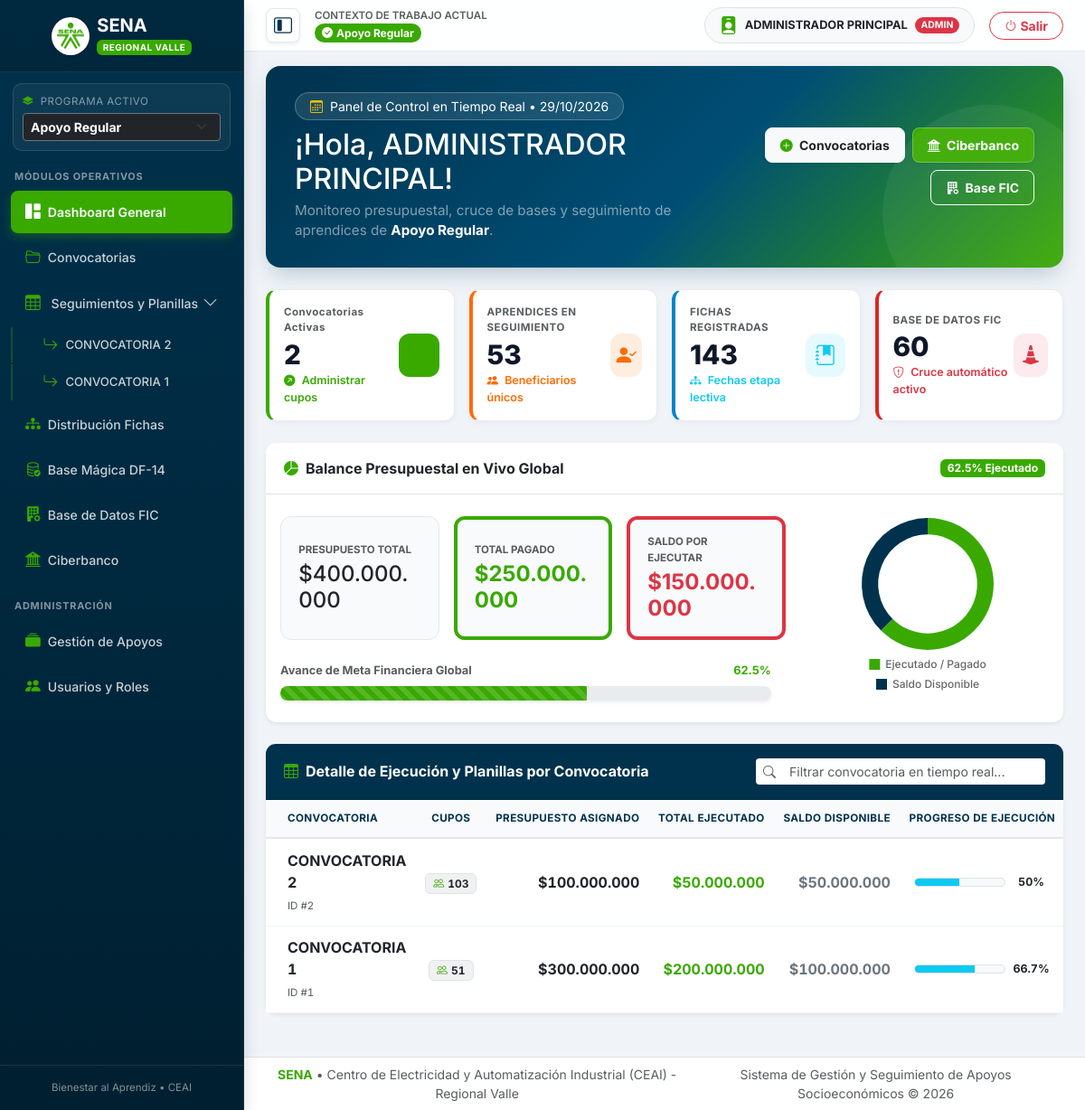
The app's page /index.php (signed in) with its own data.
### tables this page shows
CREATE TABLE `convocatorias` (
  `id` int(10) UNSIGNED NOT NULL,
  `apoyo_id` int(11) DEFAULT 1,
  `nombre` varchar(150) NOT NULL,
  `periodo` varchar(30) NOT NULL,
  `cupos` int(10) UNSIGNED NOT NULL DEFAULT 0,
  `presupuesto` decimal(15,2) NOT NULL DEFAULT 0.00,
  `created_at` timestamp NOT NULL DEFAULT current_timestamp()
);

CREATE TABLE `tipos_apoyo` (
  `id` int(11) NOT NULL,
  `nombre` varchar(150) NOT NULL,
  `descripcion` text DEFAULT NULL,
  `estado` enum('activo','inactivo') DEFAULT 'activo'
);

### index.php (the view, shortened to what the rows shown need)
<?php
require_once 'config/database.php';
require_once 'includes/header.php';
$apoyo_activo_id = $_SESSION['apoyo_activo_id'] ?? 1;
$stmtPresup = $pdo->prepare("SELECT SUM(presupuesto) FROM convocatorias WHERE apoyo_id = ?");
$stmtPresup->execute([$apoyo_activo_id]);
$presupuestoTotal = (float)($stmtPresup->fetchColumn() ?: 0);
$stmtEjec = $pdo->prepare("
    SELECT SUM(m.valor_pagado)
    FROM meses_seguimiento m
    INNER JOIN convocatorias c ON m.convocatoria_id = c.id
    WHERE c.apoyo_id = ?
");
$stmtEjec->execute([$apoyo_activo_id]);
$ejecucionTotal = (float)($stmtEjec->fetchColumn() ?: 0);
$saldoTotalDisponible = $presupuestoTotal - $ejecucionTotal;
$stmtFinanzas = $pdo->prepare("
    SELECT c.id, c.nombre, c.cupos, c.presupuesto,
           COALESCE(SUM(m.valor_pagado), 0) AS total_ejecutado
    FROM convocatorias c
    LEFT JOIN meses_seguimiento m ON c.id = m.convocatoria_id
    WHERE c.apoyo_id = ?
    GROUP BY c.id, c.nombre, c.cupos, c.presupuesto
    ORDER BY c.id DESC
");
$stmtFinanzas->execute([$apoyo_activo_id]);
$desgloseConvocatorias = $stmtFinanzas->fetchAll(PDO::FETCH_ASSOC);
?>
<div class="hero-dashboard mb-4">
    <div class="row align-items-center">
        <div class="col-lg-7">
            <h2 class="fw-extrabold mb-1">¡Hola, <?= htmlspecialchars($_SESSION['nombre']) ?>!</h2>
            <p class="mb-0 text-white-50" style="font-size: 0.95rem;">
                Monitoreo presupuestal, cruce de bases y seguimiento de aprendices de <strong class="text-white"><?= htmlspecialchars($nombre_apoyo_header ?? 'Apoyo Socioeconómico') ?></strong>.
            </p>
        </div>
    </div>
</div>
<div class="card bg-white mb-4 shadow-sm border-0">
    <div class="card-body p-0">
        <div class="table-responsive">
            <table class="table table-hover align-middle mb-0" id="tablaConvDashboard">
                <thead class="table-light">
                    <tr>
                        <th class="ps-4">Convocatoria</th>
                        <th class="text-center">Cupos</th>
                        <th class="text-end">Presupuesto Asignado</th>
                        <th class="text-end">Total Ejecutado</th>
                        <th class="text-end">Saldo Disponible</th>
                        <th class="text-center" style="width: 22%;">Progreso de Ejecución</th>
                    </tr>
                </thead>
                <tbody>
                    <?php foreach ($desgloseConvocatorias as $conv):
                        $presup_conv = (float)$conv['presupuesto'];
                        $ejec_conv = (float)$conv['total_ejecutado'];
                        $saldo_conv = $presup_conv - $ejec_conv;
                        $porc_conv = ($presup_conv > 0) ? min(100, round(($ejec_conv / $presup_conv) * 100, 1)) : 0;
                        $colorBarra = 'warning';
                        if ($porc_conv >= 90) $colorBarra = 'success';
                        elseif ($porc_conv >= 40) $colorBarra = 'info';
                    ?>
                    <tr class="fila-conv-dash">
                        <td class="ps-4">
                            <div class="fw-bold text-dark text-uppercase nombre-conv-item"><?= htmlspecialchars($conv['nombre']) ?></div>
                            <span class="text-muted" style="font-size: 0.72rem;">ID #<?= $conv['id'] ?></span>
                        </td>
                        <td class="text-center">
                            <span class="badge bg-secondary bg-opacity-10 text-dark border px-2 py-1 fw-bold">
                                <i class="bi bi-people me-1 text-success"></i><?= $conv['cupos'] ?>
                            </span>
                        </td>
                        <td class="text-end fw-bold text-dark">
                            <?= $presup_conv > 0 ? '$'.number_format($presup_conv, 0, ',', '.') : '<span class="badge bg-warning text-dark">Sin asignar</span>' ?>
                        </td>
                        <td class="text-end fw-bold text-success">
                            $<?= number_format($ejec_conv, 0, ',', '.') ?>
                        </td>
                        <td class="text-end fw-bold <?= $saldo_conv < 0 ? 'text-danger' : 'text-secondary' ?>">
                            $<?= number_format($saldo_conv, 0, ',', '.') ?>
                        </td>
                        <td class="text-center align-middle px-3">
                            <div class="d-flex align-items-center gap-2">
                                <div class="progress flex-grow-1 bg-light border" style="height: 10px; border-radius: 6px;">
                                    <div class="progress-bar bg-<?= $colorBarra ?>" style="width: <?= $porc_conv ?>%;"></div>
                                </div>
                                <span class="small fw-bold text-dark" style="min-width: 42px; font-size: 0.78rem;"><?= $porc_conv ?>%</span>
                            </div>
                        </td>
                    </tr>
                    <?php endforeach; ?>
                </tbody>
            </table>
        </div>
    </div>
</div>
<script>
document.addEventListener('DOMContentLoaded', function() {
    // 1. Filtro rápido de la tabla de convocatorias
    const inputBuscador = document.getElementById('buscadorConvDashboard');
    if (inputBuscador) {
        inputBuscador.addEventListener('input', function() {
            const termino = this.value.toLowerCase().trim();
            document.querySelectorAll('.fila-conv-dash').forEach(function(fila) {
                const nombre = fila.querySelector('.nombre-conv-item').textContent.toLowerCase();
                fila.style.display = nombre.includes(termino) ? '' : 'none';
            });
        });
    }
    // 2. Gráfico de Dona (Presupuesto Ejecutado vs Disponible)
    const ctxDona = document.getElementById('chartDonaPresupuesto');
    if (ctxDona) {
        const ejecutado = <?= json_encode(max(0, $ejecucionTotal)) ?>;
        const disponible = <?= json_encode(max(0, $saldoTotalDisponible)) ?>;
        const sinPresupuesto = (ejecutado === 0 && disponible === 0) ? 1 : 0;
        new Chart(ctxDona, {
            type: 'doughnut',
            data: {
                labels: ['Ejecutado / Pagado', 'Saldo Disponible'],
                datasets: [{
                    data: sinPresupuesto ? [0, 1] : [ejecutado, disponible],
                    backgroundColor: sinPresupuesto ? ['#E2E8F0', '#E2E8F0'] : ['#39A900', '#00324D'],
                    borderWidth: 0,
                    hoverOffset: 6
                }]
            },
            options: {
                responsive: true,
                maintainAspectRatio: false,
                cutout: '75%',
                plugins: {
                    legend: {
                        position: 'bottom',
                        labels: { boxWidth: 12, font: { size: 12, family: 'Inter', weight: '500' } }
                    },
                    tooltip: {
                        callbacks: {
                            label: function(context) {
                                if (sinPresupuesto) return ' Sin presupuesto registrado';
                                return ' $' + Number(context.raw).toLocaleString('es-CO', {maximumFractionDigits: 0});
                            }
                        }
                    }
                }
            }
        });
    }
});
</script>
<?php require_once 'includes/footer.php'; ?>

### includes/header.php (shortened to what the rows shown need)
<?php
$rol_actual = $_SESSION['rol'] ?? 'visualizador';
$uri_actual = $_SERVER['REQUEST_URI'] ?? '';
if (isset($pdo)) {
    if ($rol_actual === 'admin') {
        $stmtApoyos = $pdo->query("SELECT id, nombre FROM tipos_apoyo WHERE estado = 'activo' ORDER BY id ASC");
        $lista_apoyos = $stmtApoyos->fetchAll(PDO::FETCH_ASSOC);
        $apoyo_activo_id = $_SESSION['apoyo_activo_id'] ?? 1;
    }
    $nombre_apoyo_header = "Apoyo Socioeconómico";
    foreach ($lista_apoyos as $ap_item) {
        if ((int)$ap_item['id'] === (int)$apoyo_activo_id) {
            $nombre_apoyo_header = $ap_item['nombre'];
            break;
        }
    }
    $stmtSidebar = $pdo->prepare("SELECT id, nombre FROM convocatorias WHERE apoyo_id = ? ORDER BY id DESC");
    $stmtSidebar->execute([$apoyo_activo_id]);
    $lista_convocatorias = $stmtSidebar->fetchAll(PDO::FETCH_ASSOC);
} else {
    $lista_apoyos = [];
    $lista_convocatorias = [];
    $apoyo_activo_id = 1;
    $nombre_apoyo_header = "Apoyo Socioeconómico";
}
?>
<!DOCTYPE html>
<html lang="es">
<head>
    <link href="https://cdn.jsdelivr.net/npm/bootstrap@5.3.0/dist/css/bootstrap.min.css" rel="stylesheet">
    <link rel="stylesheet" href="https://cdn.jsdelivr.net/npm/bootstrap-icons@1.10.5/font/bootstrap-icons.css">
    <link rel="stylesheet" href="/seguimiento-regular/assets/css/sena.css?v=2.0">
</head>
<body>
<div class="d-flex" id="wrapper">
    <div class="text-white shadow" id="sidebar-wrapper">
        <div class="flex-grow-1 overflow-auto py-1">
            <div class="mt-1">
                <div class="collapse show" id="menuSeguimiento">
                    <?php foreach ($lista_convocatorias as $c):
                        $conv_activa = (strpos($uri_actual, '/modules/seguimiento/') !== false && isset($_GET['convocatoria_id']) && $_GET['convocatoria_id'] == $c['id']);
                    ?>
                        <a href="/seguimiento-regular/modules/seguimiento/index.php?convocatoria_id=<?= $c['id'] ?>" class="sidebar-link submenu-link <?= $conv_activa ? 'active' : '' ?>">
                            <i class="bi bi-arrow-return-right me-2 text-success"></i>
                            <span class="text-truncate"><?= htmlspecialchars($c['nombre']) ?></span>
                        </a>
                    <?php endforeach; ?>
                </div>
            </div>
        </div>
    </div>
    <div id="page-content-wrapper">
        <nav class="navbar navbar-expand-lg navbar-light top-navbar px-4 py-2 mb-3">
            <div class="container-fluid px-0 d-flex justify-content-between align-items-center">
                <div class="d-flex align-items-center gap-3">
                    <div class="d-none d-sm-block">
                        <div class="fw-bold text-dark d-flex align-items-center gap-2">
                            <span class="badge bg-success rounded-pill px-2 py-1"><i class="bi bi-check-circle-fill me-1"></i><?= htmlspecialchars($nombre_apoyo_header) ?></span>
                        </div>
                    </div>
                </div>
            </div>
        </nav>
        <div class="container-fluid px-4 pb-4 flex-grow-1">

### records on screen
convocatorias: nombre "CONVOCATORIA 2", id "2", cupos "103", presupuesto "100.000.000", ejec_conv "50.000.000", saldo_conv "50.000.000", porc_conv "50"
convocatorias: nombre "CONVOCATORIA 1", id "1", cupos "51", presupuesto "300.000.000", ejec_conv "200.000.000", saldo_conv "100.000.000", porc_conv "66.7"
tipos_apoyo: nombre "Apoyo Regular"

### other values on screen
$nombre_usuario "ADMINISTRADOR PRINCIPAL"
$rol_actual "ADMIN"
$_SESSION['nombre'] "ADMINISTRADOR PRINCIPAL"
$totalConvocatorias "2"
$totalBeneficiariosConvocatorias "53"
$totalFichas "143"
$totalFicGlobal "60"
$porcentajeEjecucion "62.5"
$presupuestoTotal "400.000.000"
$ejecucionTotal "250.000.000"
$saldoTotalDisponible "150.000.000"
form field value "Apoyo Regular"
